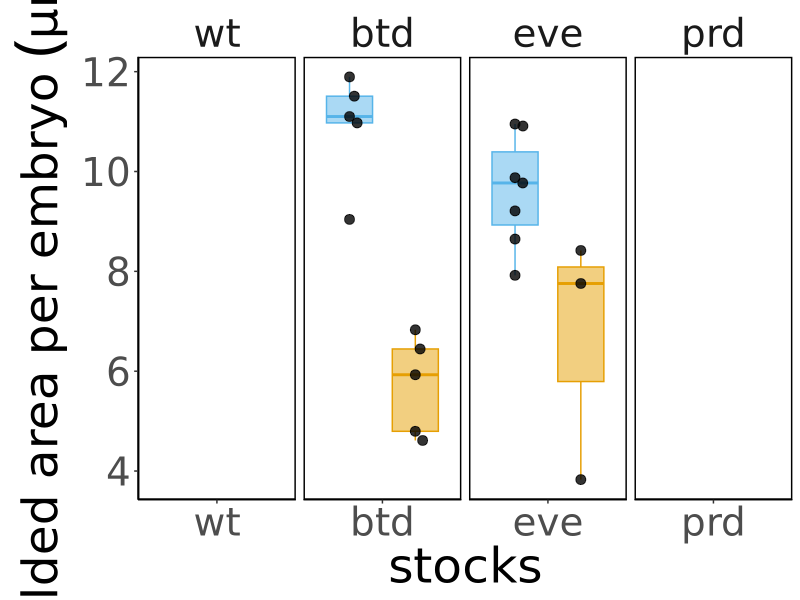
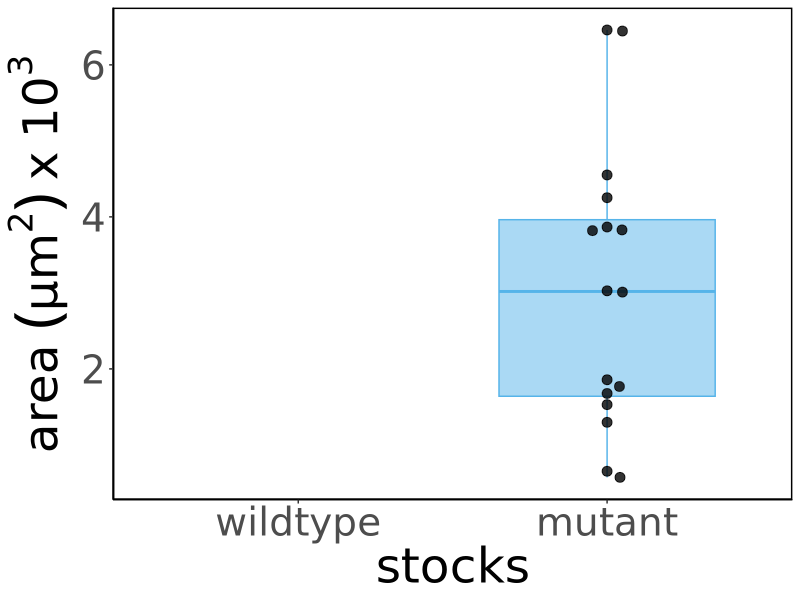
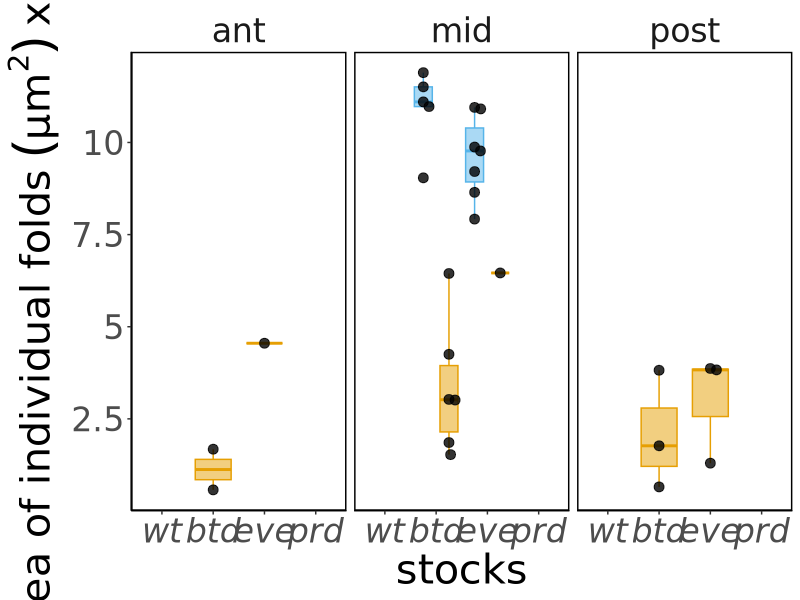
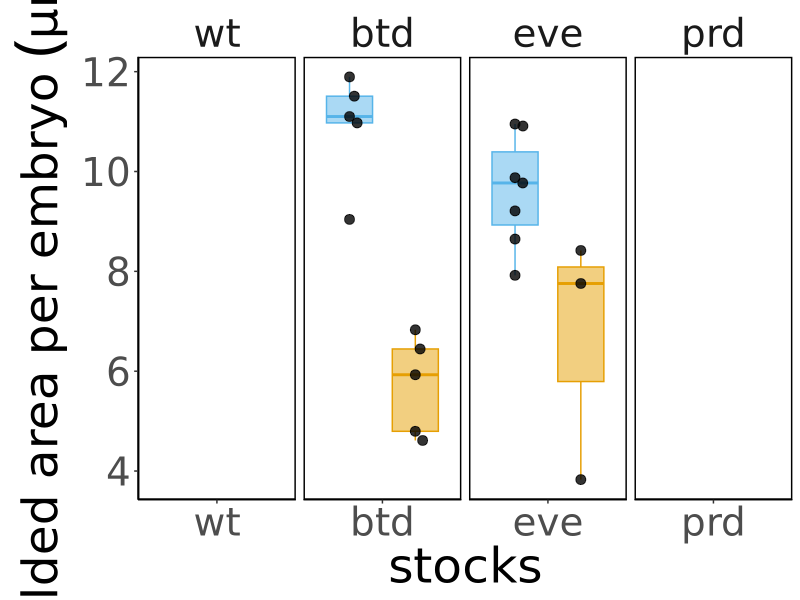
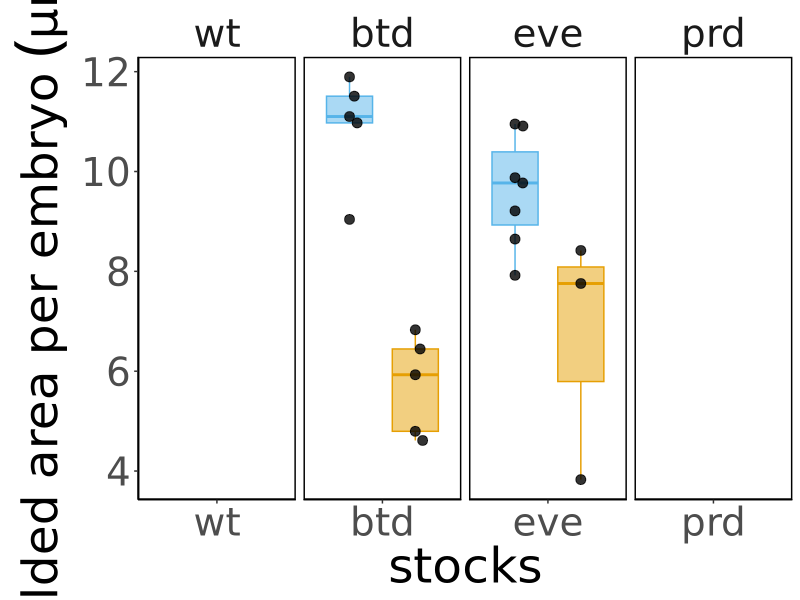
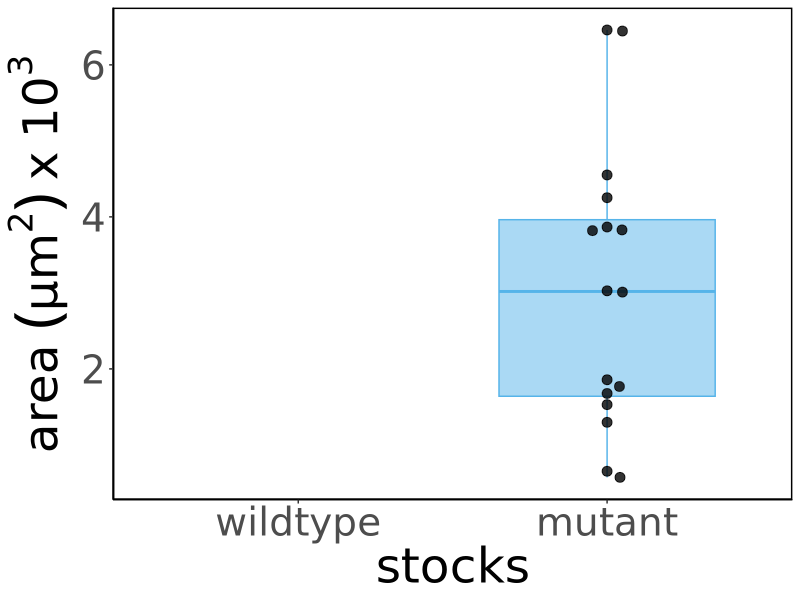
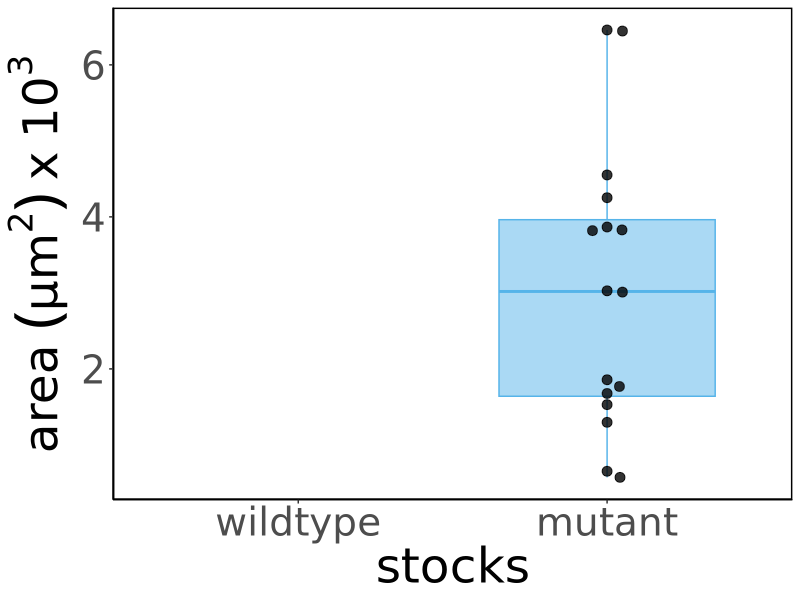
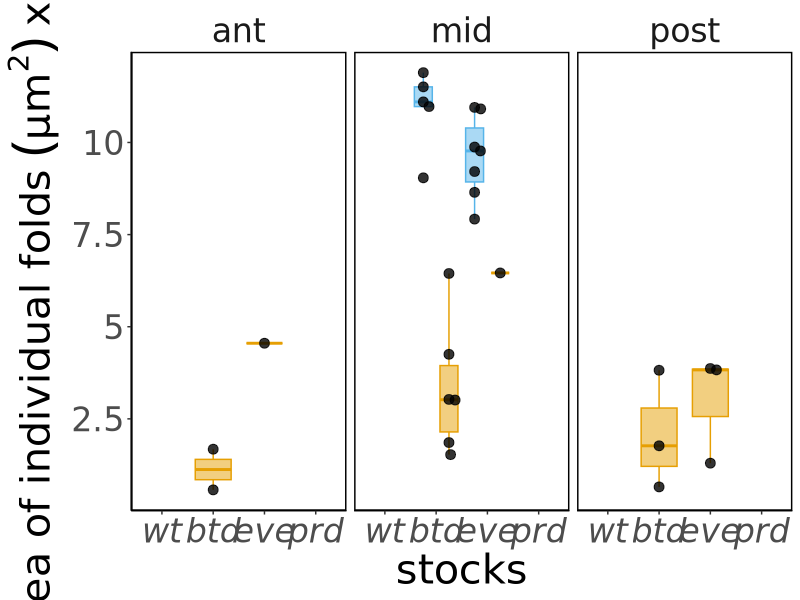

The R source for these figures, in order:
## ---- chunk 1
knitr::opts_chunk$set(echo = TRUE, tidy = TRUE, cache = FALSE)
knitr::opts_knit$set(root.dir = "~/Dropbox/Projects/Cephalic_furrow/7-Paper/1-analyses/folded-area")
library(ggplot2)
library(ggbeeswarm)
## ---- chunk 2
# Load raw ROI measurements from ImageJ
results <- read.delim("results.txt")

# Remove slice number from the labels
results$Label <- gsub(":1", "", results$Label)

# Split label at "_s" to get the embryo name. sapply gets all first elements of the split.
results$Embryo <- sapply(strsplit(results$Label, "_s"), "[", 1)

# Remove "_CARE" from embryo name
results$Embryo <- gsub("_CARE", "", results$Embryo)

# Add columns with sample information (needs manual update for new ROIs)
#results$Stock <- substring(results$Label, 1, 3)

# Load sample info and merge with results
samples <- read.delim("samples.csv", sep = ",")
results <- merge(results, samples, by = "Label", all.x = TRUE)

# Load corrected area measurements for cartographic projections
corrected <- read.delim("corrected_results.txt", sep = "")
colnames(corrected) <- c("Label", "AreaCorr")

# Merge corrected area to results
results <- merge(results, corrected, by = "Label", all.x = TRUE)

# Transform data frame to order the stock for plotting
results <- transform(results, Stock=factor(Stock, levels = c("wt", "btd", "eve", "prd")))

# Quick fix to add type of fold
results$Type <- "EF"
results[results$Stock == "wt" & results$Position == "mid",]$Type <- "CF"
results[results$Stock == "btd" & results$Genotype == "heterozygote",]$Type <- "CF"
results[results$Stock == "eve" & results$Genotype == "heterozygote",]$Type <- "CF"
results[results$Stock == "prd" & results$Genotype == "heterozygote",]$Type <- "CF"
results[results$Stock == "prd" & results$Position == "mid",]$Type <- "CF"

# Transform data frame to order the stock for plotting
results <- transform(results, Sample=factor(Sample, levels = c("wildtype", "control", "mutant")))

# Sum total folded area
area <- aggregate(results$Area, list(results$Embryo), sum)
colnames(area) <- c("Embryo", "Area")

# Sum total folded area corrected
areacorr <- aggregate(results$AreaCorr, list(results$Embryo), sum)
colnames(areacorr) <- c("Embryo", "AreaCorr")

# Count number of folds
nfold <- data.frame(table(results$Embryo))
colnames(nfold) <- c("Embryo", "Folds")

# Get sample information
embryos <- unique(results[, c("Embryo", "Stock", "Sample", "Genotype")])

# Merge datasets
total <- merge(area, areacorr, by = "Embryo", all.x = TRUE)
total <- merge(total, nfold, by = "Embryo", all.x = TRUE)
total <- merge(total, embryos, by = "Embryo", all.x = TRUE)

# Transform data frame to order the stock for plotting
total <- transform(total, Stock=factor(Stock, levels = c("wt", "btd", "eve", "prd")))
## ---- chunk 3
# Print btd embryos
sprintf("btd: embryos=%s (het=%s, hom=%s), folds=%s (het=%s, hom=%s)",
        length(embryos[embryos$Stock == "btd",]$Embryo), # total embryos
        length(embryos[embryos$Genotype == "heterozygote" & embryos$Stock == "btd",]$Embryo), # het embryos
        length(embryos[embryos$Genotype == "homozygote" & embryos$Stock == "btd",]$Embryo), # hom embryos
        
        length(results[results$Stock == "btd",]$Label), # total folds
        length(results[results$Genotype == "heterozygote" & results$Stock == "btd",]$Label), # het folds
        length(results[results$Genotype == "homozygote" & results$Stock == "btd",]$Label) # het folds
        )

# Print eve embryos
sprintf("eve: embryos=%s (het=%s, hom=%s), folds=%s (het=%s, hom=%s)",
        length(embryos[embryos$Stock == "eve",]$Embryo), # total embryos
        length(embryos[embryos$Genotype == "heterozygote" & embryos$Stock == "eve",]$Embryo), # het embryos
        length(embryos[embryos$Genotype == "homozygote" & embryos$Stock == "eve",]$Embryo), # hom embryos
        
        length(results[results$Stock == "eve",]$Label), # total folds
        length(results[results$Genotype == "heterozygote" & results$Stock == "eve",]$Label), # het folds
        length(results[results$Genotype == "homozygote" & results$Stock == "eve",]$Label) # het folds
        )

# Print prd embryos
sprintf("prd: embryos=%s (het=%s, hom=%s), folds=%s (het=%s, hom=%s)",
        length(embryos[embryos$Stock == "prd",]$Embryo), # total embryos
        length(embryos[embryos$Genotype == "heterozygote" & embryos$Stock == "prd",]$Embryo), # het embryos
        length(embryos[embryos$Genotype == "homozygote" & embryos$Stock == "prd",]$Embryo), # hom embryos
        
        length(results[results$Stock == "prd",]$Label), # total folds
        length(results[results$Genotype == "heterozygote" & results$Stock == "prd",]$Label), # het folds
        length(results[results$Genotype == "homozygote" & results$Stock == "prd",]$Label) # het folds
        )

# Print wt embryos
sprintf(" wt: embryos=%s, folds=%s, ant=%s, mid=%s, post=%s",
        length(embryos[embryos$Stock == "wt",]$Embryo), # total embryos
        length(results[results$Stock == "wt",]$Label), # total folds
        length(results[results$Stock == "wt" & results$Position == "ant",]$Label), # anterior folds
        length(results[results$Stock == "wt" & results$Position == "mid",]$Label), # middle folds
        length(results[results$Stock == "wt" & results$Position == "post",]$Label) # posterior folds
        )
## ---- chunk 4
ggplot(total, aes(Stock, AreaCorr, fill = Genotype)) +
  geom_boxplot(aes(color = Genotype), show.legend = FALSE, alpha = 0.5, outlier.shape = NA, width = 0.7, position = position_dodge(width = 1.0)) +
  geom_point(alpha = 0.8, size = 3, show.legend = FALSE, position = position_beeswarm(priority = "descending", dodge.width = 1.0, cex = 6)) +
  scale_y_continuous(labels = function(x) x / 1000) +
  labs(x = "stocks", y = expression(paste("total folded area per embryo ", (µm^2)~x~10^3))) +
  facet_grid(cols = vars(Stock), scales = "free_x") +
  scale_fill_manual(values=c("#56b4e9", "#e69f03", "#cc79a7")) +
  scale_color_manual(values=c("#56b4e9", "#e69f03", "#cc79a7")) +
  theme_classic(base_family = "DejaVu Sans") +
  theme(text =  element_text(size = 35),
        strip.background = element_blank(),
        panel.background = element_rect(colour = "black", size=1),
        )
ggsave("4-plots/total-area-per-embryo.png", width = 12, height = 4)
ggsave("4-plots/total-area-per-embryo.svg", width = 12, height = 4)

## ---- chunk 5
ggplot(results[results$Stock != "prd" & results$Type == "EF",], aes(Sample, AreaCorr, fill = Sample)) +
  geom_boxplot(aes(color = Sample), show.legend = FALSE, alpha = 0.5, outlier.shape = NA, width = 0.7, position = position_dodge(width = 1.0)) +
  geom_point(alpha = 0.8, size = 3, show.legend = FALSE, position = position_beeswarm(priority = "descending", dodge.width = 1.0, cex = 2.5)) +
  scale_y_continuous(labels = function(x) x / 1000) +
  labs(x = "stocks", y = expression(paste("area ", (µm^2)~x~10^3))) +
  scale_fill_manual(values=c("#56b4e9", "#e69f03", "#cc79a7")) +
  scale_color_manual(values=c("#56b4e9", "#e69f03", "#cc79a7")) +
  theme_classic(base_family = "DejaVu Sans") +
  theme(text =  element_text(size = 35),
        strip.background = element_blank(),
        panel.background = element_rect(colour = "black", size=1)
        )
ggsave("4-plots/individual-area-per-ectopic-fold.png", width = 12, height = 6)
ggsave("4-plots/individual-area-per-ectopic-fold.svg", width = 12, height = 6)
## ---- chunk 6
ggplot(results, aes(Stock, AreaCorr, fill = Genotype)) +
  geom_boxplot(aes(color = Genotype), show.legend = FALSE, alpha = 0.5, outlier.shape = NA, width = 0.7, position = position_dodge(width = 1.0)) +
  geom_point(alpha = 0.8, size = 3, show.legend = FALSE, position = position_beeswarm(priority = "descending", dodge.width = 1.0, cex = 3)) +
  scale_y_continuous(labels = function(x) x / 1000) +
  labs(x = "stocks", y = expression(paste("area of individual folds ", (µm^2)~x~10^3))) +
  scale_fill_manual(values=c("#56b4e9", "#e69f03", "#cc79a7")) +
  scale_color_manual(values=c("#56b4e9", "#e69f03", "#cc79a7")) +
  facet_grid(cols = vars(Position), scales = "free") +
  theme_classic(base_family = "DejaVu Sans") +
  theme(text = element_text(size = 30),
        strip.background = element_blank(),
        panel.background = element_rect(colour = "black", size=1),
        axis.text.x = element_text(face = "italic"),
        legend.text = element_text(size = 15),
        legend.title = element_text(size = 15),
        )
ggsave("4-plots/area-individual-folds.png", width = 15, height = 8)
ggsave("4-plots/area-individual-folds.svg", width = 15, height = 8)
